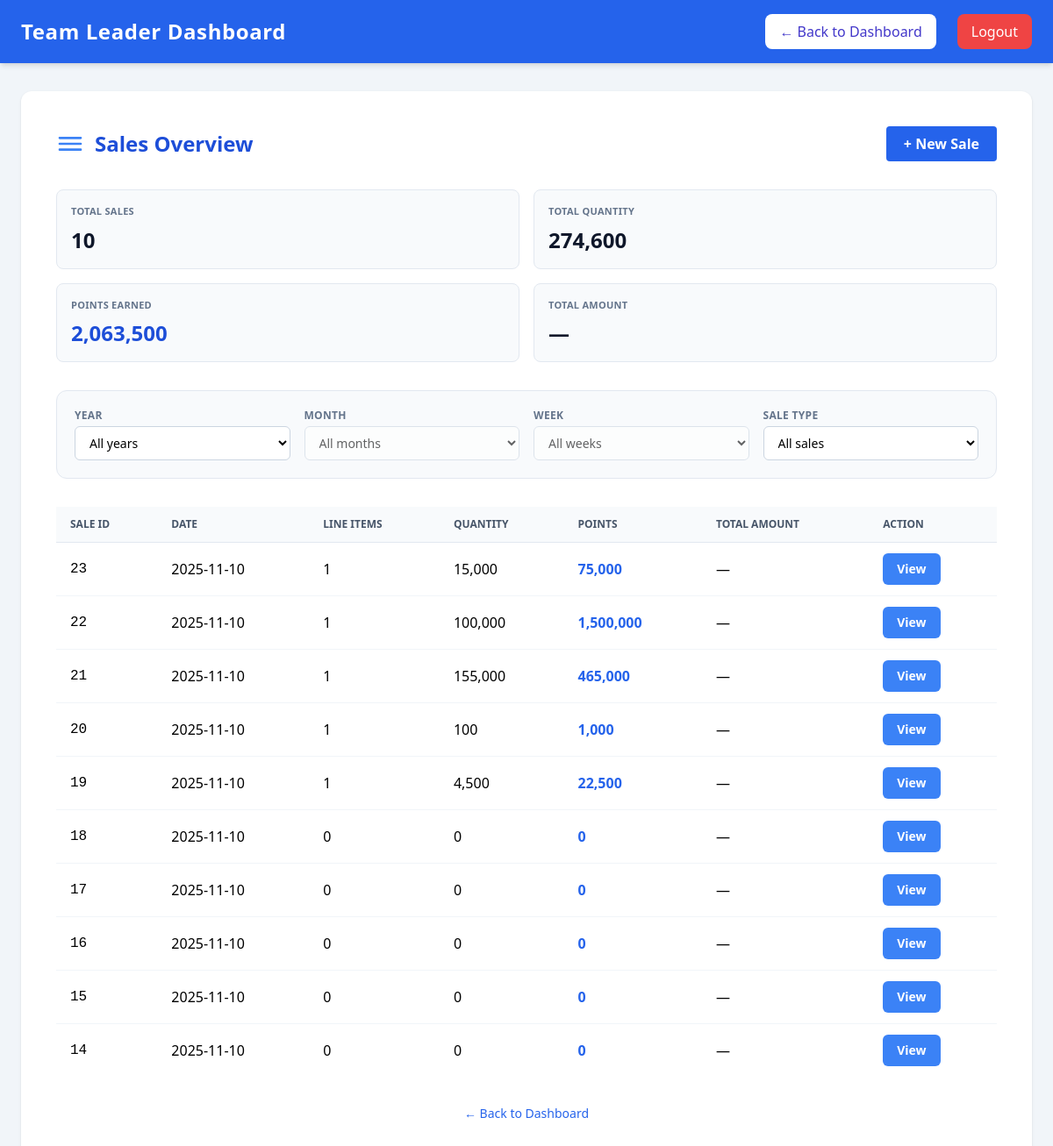
Page /refs/view_sales.php (signed in) on the committed database.
### tables this page shows
CREATE TABLE `sales` (
  `id` int(11) NOT NULL,
  `rep_user_id` int(11) NOT NULL,
  `sale_date` date NOT NULL,
  `total_amount` decimal(10,2) DEFAULT NULL,
  `created_at` datetime DEFAULT current_timestamp(),
  `sale_type` enum('full','half') NOT NULL DEFAULT 'full',
  `admin_approved` tinyint(1) NOT NULL DEFAULT 1,
  `admin_request` tinyint(1) NOT NULL DEFAULT 0
);

### refs/view_sales.php (the view, shortened to what this page needs)
<?php
include '../config.php';
$user_role = $_SESSION['role'] ?? null;
if ($user_role === 'representative') {
    include '../leader/leader_header.php';
} elseif ($user_role === 'rep') {
    include 'refs_header.php';
} else {
    header('Location: /ref/login.php');
    exit;
}
$ref_id = (int) $_SESSION['user_id'];
$new_sale_link = 'add_sale.php';
$dashboard_link = ($user_role === 'representative') ? '../leader/leader_dashboard.php' : 'ref_dashboard.php';
function bindParams(mysqli_stmt $stmt, string $types, array $params): void
{
    $bindValues = [$types];
    foreach ($params as $key => $value) {
        $bindValues[] = &$params[$key];
    }
    call_user_func_array([$stmt, 'bind_param'], $bindValues);
}
$yearParam = $_GET['year'] ?? 'all';
$monthParam = $_GET['month'] ?? 'all';
$weekParam = $_GET['week'] ?? 'all';
$saleTypeParam = $_GET['sale_type'] ?? 'all';
$selectedYear = ($yearParam !== 'all' && $yearParam !== '') ? (int) $yearParam : null;
$selectedMonth = ($monthParam !== 'all' && $monthParam !== '') ? (int) $monthParam : null;
$selectedWeek = ($weekParam !== 'all' && $weekParam !== '') ? (int) $weekParam : null;
$selectedSaleType = ($saleTypeParam === 'full' || $saleTypeParam === 'half') ? $saleTypeParam : null;
if ($selectedYear === null) {
    $selectedMonth = null;
    $selectedWeek = null;
} elseif ($selectedMonth === null) {
    $selectedWeek = null;
}
$sales = [];
$salesQuery = "SELECT s.id,
                       s.sale_date,
                       s.total_amount,
                       s.sale_type,
                       s.admin_request,
                       s.admin_approved,
                       COALESCE(SUM(si.quantity),0) AS total_qty,
                       COALESCE(SUM(CASE WHEN s.sale_type='full' THEN si.quantity*i.rep_points ELSE 0 END),0) AS total_points,
                       COUNT(si.id) AS items_count
FROM sales s LEFT JOIN sale_items si ON s.id=si.sale_id LEFT JOIN items i ON si.item_id=i.id
WHERE s.rep_user_id=?";
$queryTypes = 'i';
$queryParams = [$ref_id];
$salesQuery .= " GROUP BY s.id ORDER BY s.sale_date DESC, s.id DESC";
$salesStmt = $mysqli->prepare($salesQuery);
if ($salesStmt) {
    bindParams($salesStmt, $queryTypes, $queryParams);
    $salesStmt->execute();
    $salesResult = $salesStmt->get_result();
    while ($row = $salesResult->fetch_assoc()) {
        $sales[] = [
            'id' => (int) $row['id'],
            'sale_date' => $row['sale_date'],
            'sale_type' => $row['sale_type'],
            'admin_request' => (int) ($row['admin_request'] ?? 0),
            'admin_approved' => (int) ($row['admin_approved'] ?? 0),
            'total_amount' => isset($row['total_amount']) ? (float) $row['total_amount'] : null,
            'total_qty' => (int) ($row['total_qty'] ?? 0),
            'total_points' => (int) ($row['total_points'] ?? 0),
            'items_count' => (int) ($row['items_count'] ?? 0)
        ];
    }
}
$totalSalesCount = count($sales);
$totalQuantity = 0;
$totalPoints = 0;
$totalAmount = 0.0;
foreach ($sales as $sale) {
    $totalQuantity += $sale['total_qty'];
    $totalPoints += $sale['total_points'];
    $totalAmount += $sale['total_amount'] ?? 0;
}
$monthSelectDisabled = ($selectedYear === null);
$weekSelectDisabled = ($selectedYear === null || $selectedMonth === null);
$filtersActive = ($selectedYear !== null) || ($selectedMonth !== null) || ($selectedWeek !== null) || ($selectedSaleType !== null);
?>
<!DOCTYPE html>
<html lang="en">
<head>
    <script src="https://cdn.tailwindcss.com"></script>
</head>
<body class="bg-slate-100 min-h-screen">
    <div class="max-w-6xl mx-auto mt-8 bg-white rounded-xl shadow p-4 sm:p-10 space-y-8">
        <div class="flex flex-col sm:flex-row items-center justify-between gap-4">
            <h2 class="text-2xl font-bold text-blue-700 flex items-center gap-3">
                <svg class="w-8 h-8 text-blue-500" fill="none" stroke="currentColor" stroke-width="2"
                    viewBox="0 0 24 24" aria-hidden="true">
                    <path d="M3 7h18M3 12h18M3 17h18" stroke-linecap="round" />
                </svg>
                Sales Overview
            </h2>
            <a href="<?= htmlspecialchars($new_sale_link) ?>"
                class="bg-blue-600 text-white px-5 py-2 rounded hover:bg-blue-700 font-semibold text-base transition">+
                New Sale</a>
        </div>
        <div class="grid gap-4 sm:grid-cols-2 xl:grid-cols-4">
            <div class="bg-slate-50 border border-slate-200 rounded-lg p-4">
                <p class="text-[11px] uppercase tracking-wide text-slate-500 font-semibold">Total Sales</p>
                <p class="text-2xl font-bold text-slate-900 mt-2"><?= number_format($totalSalesCount) ?></p>
            </div>
            <div class="bg-slate-50 border border-slate-200 rounded-lg p-4">
                <p class="text-[11px] uppercase tracking-wide text-slate-500 font-semibold">Total Quantity</p>
                <p class="text-2xl font-bold text-slate-900 mt-2"><?= number_format($totalQuantity) ?></p>
            </div>
            <div class="bg-slate-50 border border-slate-200 rounded-lg p-4">
                <p class="text-[11px] uppercase tracking-wide text-slate-500 font-semibold">Points Earned</p>
                <p class="text-2xl font-bold text-blue-700 mt-2"><?= number_format($totalPoints) ?></p>
            </div>
            <div class="bg-slate-50 border border-slate-200 rounded-lg p-4">
                <p class="text-[11px] uppercase tracking-wide text-slate-500 font-semibold">Total Amount</p>
                <p class="text-2xl font-bold text-slate-900 mt-2">
                    <?= $totalAmount > 0 ? number_format($totalAmount, 2) : '—' ?>
                </p>
            </div>
        </div>
        <div class="bg-slate-50 border border-slate-200 rounded-xl p-5">
            <div class="grid gap-4 md:grid-cols-4">
                <div>
                    <label for="filter-year"
                        class="text-xs uppercase tracking-wide text-slate-500 font-semibold">Year</label>
                    <select id="filter-year" name="year"
                        class="mt-1 w-full rounded-md border border-slate-300 bg-white px-3 py-2 text-sm focus:border-blue-500 focus:outline-none focus:ring-2 focus:ring-blue-200">
                        <option value="all" <?= $selectedYear === null ? 'selected' : '' ?>>All years</option>
                    </select>
                </div>
                <div>
                    <label for="filter-month"
                        class="text-xs uppercase tracking-wide text-slate-500 font-semibold">Month</label>
                    <select id="filter-month" name="month"
                        class="mt-1 w-full rounded-md border border-slate-300 bg-white px-3 py-2 text-sm focus:border-blue-500 focus:outline-none focus:ring-2 focus:ring-blue-200 <?= $monthSelectDisabled ? 'opacity-60 cursor-not-allowed' : '' ?>"
                        <?= $monthSelectDisabled ? 'disabled' : '' ?>>
                        <option value="all" <?= $selectedMonth === null ? 'selected' : '' ?>>All months</option>
                    </select>
                </div>
                <div>
                    <label for="filter-week"
                        class="text-xs uppercase tracking-wide text-slate-500 font-semibold">Week</label>
                    <select id="filter-week" name="week"
                        class="mt-1 w-full rounded-md border border-slate-300 bg-white px-3 py-2 text-sm focus:border-blue-500 focus:outline-none focus:ring-2 focus:ring-blue-200 <?= $weekSelectDisabled ? 'opacity-60 cursor-not-allowed' : '' ?>"
                        <?= $weekSelectDisabled ? 'disabled' : '' ?>>
                        <option value="all" <?= $selectedWeek === null ? 'selected' : '' ?>>All weeks</option>
                    </select>
                </div>
                <div>
                    <label for="filter-sale-type"
                        class="text-xs uppercase tracking-wide text-slate-500 font-semibold">Sale Type</label>
                    <select id="filter-sale-type" name="sale_type"
                        class="mt-1 w-full rounded-md border border-slate-300 bg-white px-3 py-2 text-sm focus:border-blue-500 focus:outline-none focus:ring-2 focus:ring-blue-200">
                        <option value="all" <?= $selectedSaleType === null ? 'selected' : '' ?>>All sales</option>
                    </select>
                </div>
            </div>
        </div>
        <?php if (empty($sales)): ?>
            <div class="py-12 text-slate-500 text-center text-sm">
                <?= $filtersActive ? 'No sales match the selected filters.' : 'No sales recorded yet.' ?>
            </div>
        <?php else: ?>
            <div class="overflow-x-auto mt-4">
                <table class="min-w-full divide-y divide-slate-200">
                    <thead class="bg-slate-50">
                        <tr>
                            <th class="px-4 py-3 text-left text-xs font-semibold text-slate-600 uppercase">Sale ID</th>
                            <th class="px-4 py-3 text-left text-xs font-semibold text-slate-600 uppercase">Date</th>
                            <th class="px-4 py-3 text-left text-xs font-semibold text-slate-600 uppercase">Line Items</th>
                            <th class="px-4 py-3 text-left text-xs font-semibold text-slate-600 uppercase">Quantity</th>
                            <th class="px-4 py-3 text-left text-xs font-semibold text-slate-600 uppercase">Points</th>
                            <th class="px-4 py-3 text-left text-xs font-semibold text-slate-600 uppercase">Total Amount</th>
                            <th class="px-4 py-3 text-left text-xs font-semibold text-slate-600 uppercase">Action</th>
                        </tr>
                    </thead>
                    <tbody class="divide-y divide-slate-100">
                        <?php foreach ($sales as $sale): ?>
                            <tr class="<?= $sale['sale_type'] === 'half' ? 'bg-amber-50' : '' ?>">
                                <td class="px-4 py-3 font-mono"><?= htmlspecialchars((string) $sale['id']) ?></td>
                                <td class="px-4 py-3"><?= htmlspecialchars(date("Y-m-d", strtotime($sale['sale_date']))) ?></td>
                                <td class="px-4 py-3"><?= number_format($sale['items_count']) ?></td>
                                <td class="px-4 py-3"><?= number_format($sale['total_qty']) ?></td>
                                <td class="px-4 py-3 font-semibold text-blue-600"><?= number_format($sale['total_points']) ?>
                                </td>
                                <td class="px-4 py-3">
                                    <?= $sale['total_amount'] !== null ? number_format($sale['total_amount'], 2) : '—' ?>
                                </td>
                                <td class="px-4 py-3 flex flex-wrap items-center gap-2">
                                    <button onclick="showSaleDetails(<?= (int) $sale['id'] ?>)"
                                        class="inline-flex items-center justify-center rounded-md bg-blue-500 px-4 py-2 text-sm font-semibold text-white transition hover:bg-blue-600">View</button>
                                </td>
                            </tr>
                        <?php endforeach; ?>
                    </tbody>
                </table>
            </div>
        <?php endif; ?>
        <div class="text-center mt-4">
            <a href="<?= htmlspecialchars($dashboard_link) ?>" class="text-blue-600 hover:underline text-sm">&larr; Back
                to Dashboard</a>
        </div>
    </div>
</body>
</html>

### rows in the picture
sales: id "23", sale_date "2025-11-10", items_count "1", total_qty "15,000", total_points "75,000"
sales: id "22", sale_date "2025-11-10", items_count "1", total_qty "100,000", total_points "1,500,000"
sales: id "21", sale_date "2025-11-10", items_count "1", total_qty "155,000", total_points "465,000"
sales: id "20", sale_date "2025-11-10", items_count "1", total_qty "100", total_points "1,000"
sales: id "19", sale_date "2025-11-10", items_count "1", total_qty "4,500", total_points "22,500"
sales: id "18", sale_date "2025-11-10", items_count "0", total_qty "0", total_points "0"
sales: id "17", sale_date "2025-11-10", items_count "0", total_qty "0", total_points "0"
sales: id "16", sale_date "2025-11-10", items_count "0", total_qty "0", total_points "0"
sales: id "15", sale_date "2025-11-10", items_count "0", total_qty "0", total_points "0"
sales: id "14", sale_date "2025-11-10", items_count "0", total_qty "0", total_points "0"

### other values in the picture
$totalSalesCount "10"
$totalQuantity "274,600"
$totalPoints "2,063,500"
